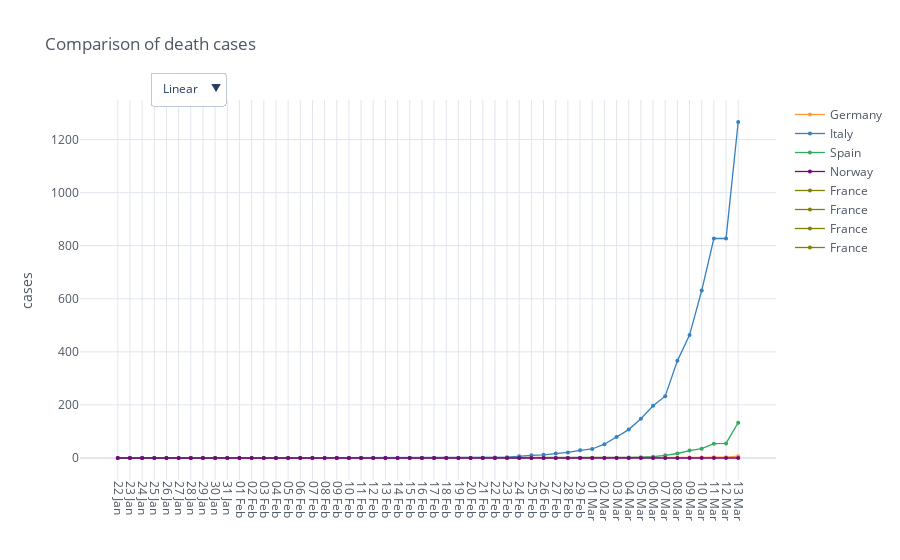

Notebook code cell kept with this figure:
### Code cell
death_cases_countries = io.load_cases(io.get_filename_death_cases(), countries)

fig_deaths = mp.iplot_comparative_plot(death_cases_countries, title='Comparison of death cases', size=4, yTitle='cases', mode='lines+markers', asFigure=True)
fig_deaths.show()

### Figure 1 — Plotly figure (JSON) as saved in the notebook; plotly's stock layout.template omitted (floating-point values rounded to 4 significant figures; data arrays with more than 128 entries replaced by an {"elided": "..."} marker saying what was removed)
{"data": [{"line": {"color": "rgba(255, 153, 51, 1.0)", "dash": "solid", "shape": "linear", "width": 1.3}, "marker": {"size": 4, "symbol": "circle"}, "mode": "lines+markers", "name": "Germany", "text": "", "type": "scatter", "x": [22, 23, 24, 25, 26, 27, 28, 29, 30, 31, 32, 33, 34, 35, 36, 37, 38, 39, 40, 41, 42, 43, 44, 45, 46, 47, 48, 49, 50, 51, 52, 53, 54, 55, 56, 57, 58, 59, 60, 61, 62, 63, 64, 65, 66, 67, 68, 69, 70, 71, 72, 73], "y": [0, 0, 0, 0, 0, 0, 0, 0, 0, 0, 0, 0, 0, 0, 0, 0, 0, 0, 0, 0, 0, 0, 0, 0, 0, 0, 0, 0, 0, 0, 0, 0, 0, 0, 0, 0, 0, 0, 0, 0, 0, 0, 0, 0, 0, 0, 0, 2, 2, 3, 3, 7]}, {"line": {"color": "rgba(55, 128, 191, 1.0)", "dash": "solid", "shape": "linear", "width": 1.3}, "marker": {"size": 4, "symbol": "circle"}, "mode": "lines+markers", "name": "Italy", "text": "", "type": "scatter", "x": [22, 23, 24, 25, 26, 27, 28, 29, 30, 31, 32, 33, 34, 35, 36, 37, 38, 39, 40, 41, 42, 43, 44, 45, 46, 47, 48, 49, 50, 51, 52, 53, 54, 55, 56, 57, 58, 59, 60, 61, 62, 63, 64, 65, 66, 67, 68, 69, 70, 71, 72, 73], "y": [0, 0, 0, 0, 0, 0, 0, 0, 0, 0, 0, 0, 0, 0, 0, 0, 0, 0, 0, 0, 0, 0, 0, 0, 0, 0, 0, 0, 0, 0, 1, 2, 3, 7, 10, 12, 17, 21, 29, 34, 52, 79, 107, 148, 197, 233, 366, 463, 631, 827, 827, 1266]}, {"line": {"color": "rgba(50, 171, 96, 1.0)", "dash": "solid", "shape": "linear", "width": 1.3}, "marker": {"size": 4, "symbol": "circle"}, "mode": "lines+markers", "name": "Spain", "text": "", "type": "scatter", "x": [22, 23, 24, 25, 26, 27, 28, 29, 30, 31, 32, 33, 34, 35, 36, 37, 38, 39, 40, 41, 42, 43, 44, 45, 46, 47, 48, 49, 50, 51, 52, 53, 54, 55, 56, 57, 58, 59, 60, 61, 62, 63, 64, 65, 66, 67, 68, 69, 70, 71, 72, 73], "y": [0, 0, 0, 0, 0, 0, 0, 0, 0, 0, 0, 0, 0, 0, 0, 0, 0, 0, 0, 0, 0, 0, 0, 0, 0, 0, 0, 0, 0, 0, 0, 0, 0, 0, 0, 0, 0, 0, 0, 0, 0, 1, 2, 3, 5, 10, 17, 28, 35, 54, 55, 133]}, {"line": {"color": "rgba(128, 0, 128, 1.0)", "dash": "solid", "shape": "linear", "width": 1.3}, "marker": {"size": 4, "symbol": "circle"}, "mode": "lines+markers", "name": "Norway", "text": "", "type": "scatter", "x": [22, 23, 24, 25, 26, 27, 28, 29, 30, 31, 32, 33, 34, 35, 36, 37, 38, 39, 40, 41, 42, 43, 44, 45, 46, 47, 48, 49, 50, 51, 52, 53, 54, 55, 56, 57, 58, 59, 60, 61, 62, 63, 64, 65, 66, 67, 68, 69, 70, 71, 72, 73], "y": [0, 0, 0, 0, 0, 0, 0, 0, 0, 0, 0, 0, 0, 0, 0, 0, 0, 0, 0, 0, 0, 0, 0, 0, 0, 0, 0, 0, 0, 0, 0, 0, 0, 0, 0, 0, 0, 0, 0, 0, 0, 0, 0, 0, 0, 0, 0, 0, 0, 0, 0, 0]}, {"line": {"color": "rgba(128, 128, 0, 1.0)", "dash": "solid", "shape": "linear", "width": 1.3}, "marker": {"size": 4, "symbol": "circle"}, "mode": "lines+markers", "name": "France", "text": "", "type": "scatter", "x": [22, 23, 24, 25, 26, 27, 28, 29, 30, 31, 32, 33, 34, 35, 36, 37, 38, 39, 40, 41, 42, 43, 44, 45, 46, 47, 48, 49, 50, 51, 52, 53, 54, 55, 56, 57, 58, 59, 60, 61, 62, 63, 64, 65, 66, 67, 68, 69, 70, 71, 72, 73], "y": {"elided": "52x4 int values"}}, {"line": {"color": "rgba(128, 128, 0, 1.0)", "dash": "solid", "shape": "linear", "width": 1.3}, "marker": {"size": 4, "symbol": "circle"}, "mode": "lines+markers", "name": "France", "text": "", "type": "scatter", "x": [22, 23, 24, 25, 26, 27, 28, 29, 30, 31, 32, 33, 34, 35, 36, 37, 38, 39, 40, 41, 42, 43, 44, 45, 46, 47, 48, 49, 50, 51, 52, 53, 54, 55, 56, 57, 58, 59, 60, 61, 62, 63, 64, 65, 66, 67, 68, 69, 70, 71, 72, 73], "y": {"elided": "52x4 int values"}}, {"line": {"color": "rgba(128, 128, 0, 1.0)", "dash": "solid", "shape": "linear", "width": 1.3}, "marker": {"size": 4, "symbol": "circle"}, "mode": "lines+markers", "name": "France", "text": "", "type": "scatter", "x": [22, 23, 24, 25, 26, 27, 28, 29, 30, 31, 32, 33, 34, 35, 36, 37, 38, 39, 40, 41, 42, 43, 44, 45, 46, 47, 48, 49, 50, 51, 52, 53, 54, 55, 56, 57, 58, 59, 60, 61, 62, 63, 64, 65, 66, 67, 68, 69, 70, 71, 72, 73], "y": {"elided": "52x4 int values"}}, {"line": {"color": "rgba(128, 128, 0, 1.0)", "dash": "solid", "shape": "linear", "width": 1.3}, "marker": {"size": 4, "symbol": "circle"}, "mode": "lines+markers", "name": "France", "text": "", "type": "scatter", "x": [22, 23, 24, 25, 26, 27, 28, 29, 30, 31, 32, 33, 34, 35, 36, 37, 38, 39, 40, 41, 42, 43, 44, 45, 46, 47, 48, 49, 50, 51, 52, 53, 54, 55, 56, 57, 58, 59, 60, 61, 62, 63, 64, 65, 66, 67, 68, 69, 70, 71, 72, 73], "y": {"elided": "52x4 int values"}}], "layout": {"legend": {"bgcolor": "#FFFFFF", "font": {"color": "#4D5663"}}, "paper_bgcolor": "#FFFFFF", "plot_bgcolor": "#FFFFFF", "title": {"font": {"color": "#4D5663"}, "text": "Comparison of death cases"}, "updatemenus": [{"buttons": [{"args": [{"xaxis.type": "linear", "yaxis.type": "linear"}], "label": "Linear", "method": "relayout"}, {"args": [{"xaxis.type": "log", "yaxis.type": "log"}], "label": "Log", "method": "relayout"}], "direction": "down", "pad": {"r": 10, "t": 10}, "showactive": true, "x": 0.1, "xanchor": "left", "y": 1.1, "yanchor": "top"}], "xaxis": {"gridcolor": "#E1E5ED", "showgrid": true, "tickangle": 90, "tickfont": {"color": "#4D5663"}, "tickmode": "array", "ticktext": ["22 Jan", "23 Jan", "24 Jan", "25 Jan", "26 Jan", "27 Jan", "28 Jan", "29 Jan", "30 Jan", "31 Jan", "01 Feb", "02 Feb", "03 Feb", "04 Feb", "05 Feb", "06 Feb", "07 Feb", "08 Feb", "09 Feb", "10 Feb", "11 Feb", "12 Feb", "13 Feb", "14 Feb", "15 Feb", "16 Feb", "17 Feb", "18 Feb", "19 Feb", "20 Feb", "21 Feb", "22 Feb", "23 Feb", "24 Feb", "25 Feb", "26 Feb", "27 Feb", "28 Feb", "29 Feb", "01 Mar", "02 Mar", "03 Mar", "04 Mar", "05 Mar", "06 Mar", "07 Mar", "08 Mar", "09 Mar", "10 Mar", "11 Mar", "12 Mar", "13 Mar"], "tickvals": [22, 23, 24, 25, 26, 27, 28, 29, 30, 31, 32, 33, 34, 35, 36, 37, 38, 39, 40, 41, 42, 43, 44, 45, 46, 47, 48, 49, 50, 51, 52, 53, 54, 55, 56, 57, 58, 59, 60, 61, 62, 63, 64, 65, 66, 67, 68, 69, 70, 71, 72, 73], "title": {"font": {"color": "#4D5663"}, "text": ""}, "zerolinecolor": "#E1E5ED"}, "yaxis": {"gridcolor": "#E1E5ED", "showgrid": true, "tickfont": {"color": "#4D5663"}, "title": {"font": {"color": "#4D5663"}, "text": "cases"}, "zerolinecolor": "#E1E5ED"}}}
